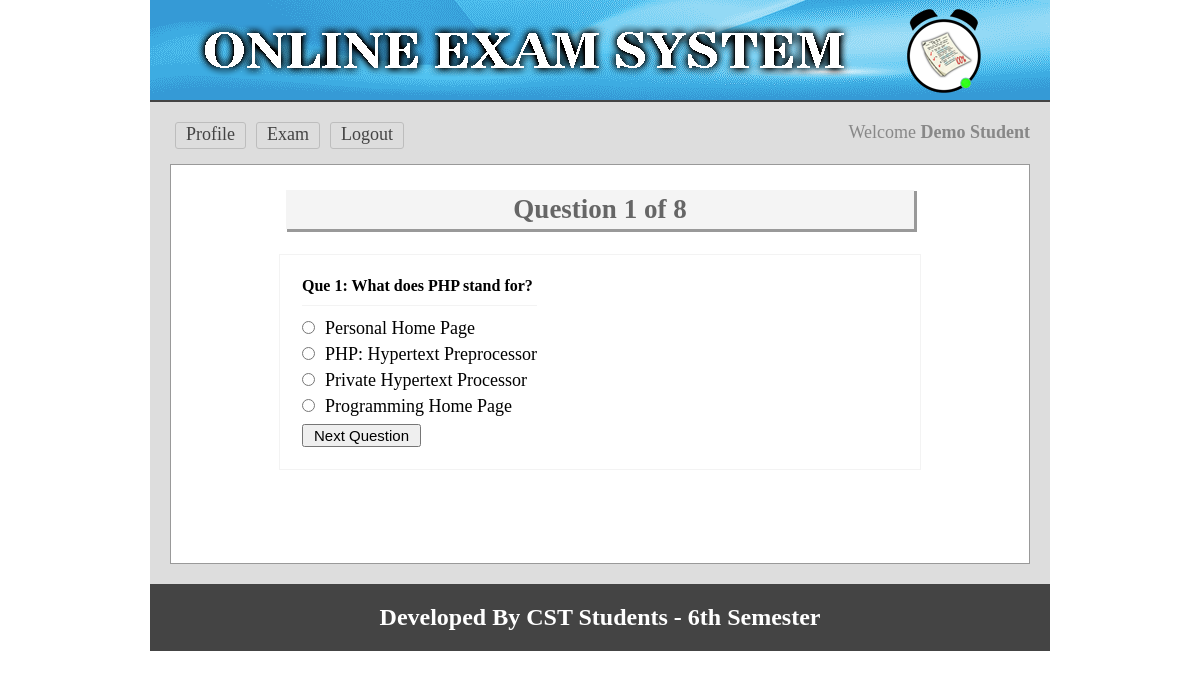
Page /test.php?q=1&n=1 (signed in) on the committed database.
### tables this page shows
CREATE TABLE `question` (
  `question_id` int(11) NOT NULL,
  `question` varchar(5000) NOT NULL,
  `option1` varchar(500) NOT NULL,
  `option2` varchar(500) NOT NULL,
  `option3` varchar(500) NOT NULL,
  `option4` varchar(500) NOT NULL,
  `correct_option` varchar(1) NOT NULL
);

### inc/functions.php (called while the page is built, shortened)
<?php
function e($value)
{
    return htmlspecialchars((string) $value, ENT_QUOTES, 'UTF-8');
}
function db_prepare(mysqli $conn, $sql, $types = '', $params = array())
{
    $stmt = $conn->prepare($sql);
    if ($types !== '') {
        $stmt->bind_param($types, ...$params);
    }
    return $stmt;
}

### test.php (the view, shortened to what this page needs)
<?php
$que_no = filter_input(INPUT_GET, 'q', FILTER_VALIDATE_INT);
$number = filter_input(INPUT_GET, 'n', FILTER_VALIDATE_INT);
$stmt = db_prepare($conn, 'SELECT * FROM question WHERE question_id = ? LIMIT 1', 'i', array($que_no));
$stmt->execute();
$result = $stmt->get_result()->fetch_assoc();
$countStmt = db_prepare($conn, 'SELECT COUNT(*) AS total FROM question');
$countStmt->execute();
$totalRow = $countStmt->get_result()->fetch_assoc();
$total = (int) ($totalRow['total'] ?? 0);
require_once __DIR__ . '/inc/header.php';
?>
<div class="main">
<h1>Question <?php echo (int) $number; ?> of <?php echo $total; ?></h1>
	<div class="test">
		<form method="post" action="que_operation.php">
		<table>
			<tr>
				<td colspan="2">
				 <h3>Que <?php echo (int) $number; ?>: <?php echo e($result['question']); ?></h3>
				</td>
			</tr>
			<tr>
				<td>
				 <input type="radio" name="ans" value="1" /><?php echo e($result['option1']); ?><br>
				 <input type="radio" name="ans" value="2" /><?php echo e($result['option2']); ?><br>
				 <input type="radio" name="ans" value="3" /><?php echo e($result['option3']); ?><br>
				 <input type="radio" name="ans" value="4" /><?php echo e($result['option4']); ?>
				</td>
			</tr>
			<tr>
			  <td>
				  <input type="submit" name="submit" value="Next Question"/>
			</td>
			</tr>
		</table>
	</form>
</div>
 </div>
<?php include 'inc/footer.php'; ?>

### css/main.css (style rules this page uses)
* { margin: 0; padding: 0; outline: none; }
body { font-family: verdana; }
input[type='submit'] { cursor: pointer; font-size: 15px; padding: 1px 10px; }
.main { background: #fff none repeat scroll 0 0; border: 1px solid #999; margin-top: 10px; min-height: 368px; padding: 15px; width: 828px; }
.main h1 { background: #f4f4f4 none repeat scroll 0 0; box-shadow: 2px 2px 0 1px #999; color: #666; margin: 10px auto 25px; padding: 4px; text-align: center; width: 620px; }
.test { border: 1px solid #f3f3f3; margin: 0 auto; max-width: 600px; padding: 20px; }
.test input[type='radio'] { margin-bottom: 10px; margin-right: 10px; cursor: pointer; }
.test h3 { border-bottom: 1px solid #f3f3f3; font-size: 16px; margin-bottom: 10px; padding-bottom: 10px; }

### rows in the picture
question: question "What does PHP stand for?", option1 "Personal Home Page", option2 "PHP: Hypertext Preprocessor", option3 "Private Hypertext Processor", option4 "Programming Home Page"

### other values in the picture
$_SESSION['name'] "Demo Student"
$number "1"
$total "8"
